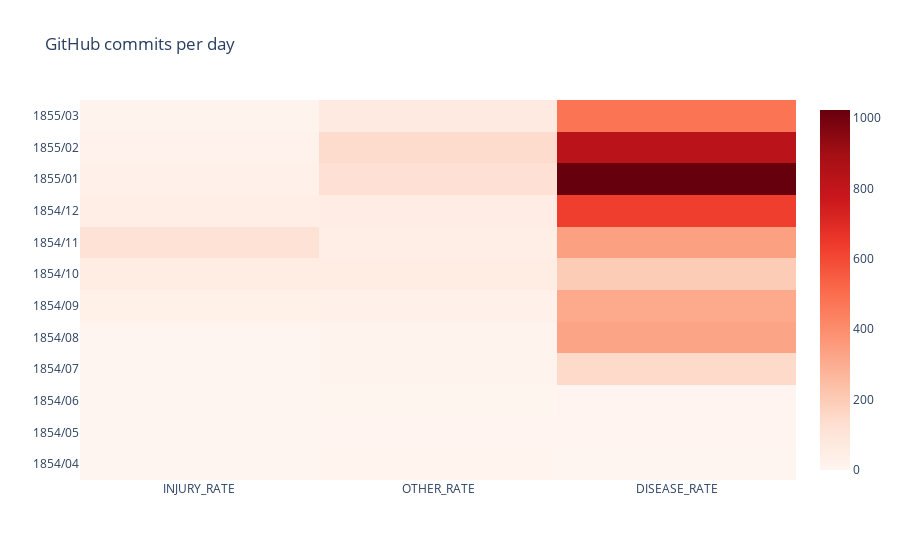

This figure's notebook cell:
### Markdown cell above
### Heatmap

### Code cell
heatmap(R_COLS)

### Figure 1 — Plotly figure (JSON) as saved in the notebook; plotly's stock layout.template omitted (floating-point values rounded to 4 significant figures)
{"data": [{"colorscale": [[0, "rgb(255,245,240)"], [0.125, "rgb(254,224,210)"], [0.25, "rgb(252,187,161)"], [0.375, "rgb(252,146,114)"], [0.5, "rgb(251,106,74)"], [0.625, "rgb(239,59,44)"], [0.75, "rgb(203,24,29)"], [0.875, "rgb(165,15,21)"], [1, "rgb(103,0,13)"]], "reversescale": false, "type": "heatmap", "x": ["INJURY_RATE", "OTHER_RATE", "DISEASE_RATE"], "y": ["1854/04", "1854/05", "1854/06", "1854/07", "1854/08", "1854/09", "1854/10", "1854/11", "1854/12", "1855/01", "1855/02", "1855/03"], "z": [[0, 7, 1.4], [0, 4.6, 6.2], [0, 2.5, 4.7], [0, 9.6, 150], [0.4, 11.9, 328.5], [32.1, 27.7, 312.2], [51.7, 50.1, 197], [115.8, 42.8, 340.6], [41.7, 48, 631.5], [30.7, 120, 1023.0], [16.3, 140.1, 822.8], [12.8, 68.6, 480.3]]}], "layout": {"title": {"text": "GitHub commits per day"}, "xaxis": {"nticks": 36}}}
